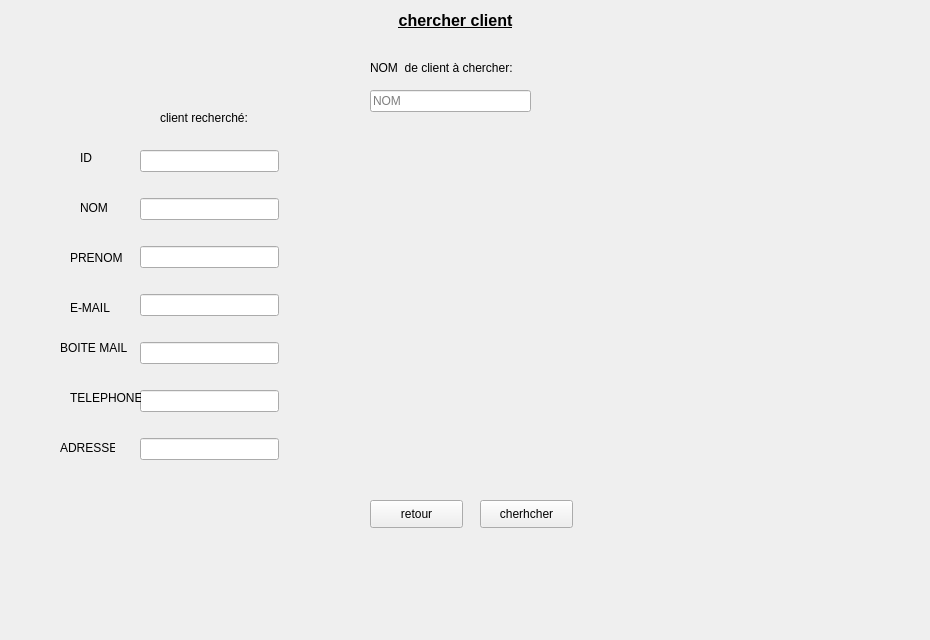
      <widget class="QWidget" name="tab_4">
       <attribute name="title">
        <string>chercher</string>
       </attribute>
       <widget class="QLabel" name="label_14">
        <property name="geometry">
         <rect>
          <x>0</x>
          <y>-20</y>
          <width>921</width>
          <height>631</height>
         </rect>
        </property>
        <property name="text">
         <string/>
        </property>
        <property name="pixmap">
         <pixmap>../../Desktop/images qt/fond.jpg</pixmap>
        </property>
        <property name="scaledContents">
         <bool>true</bool>
        </property>
       </widget>
       <widget class="QLabel" name="label_39">
        <property name="geometry">
         <rect>
          <x>0</x>
          <y>0</y>
          <width>911</width>
          <height>41</height>
         </rect>
        </property>
        <property name="text">
         <string>&lt;html&gt;&lt;head/&gt;&lt;body&gt;&lt;p align=&quot;center&quot;&gt;&lt;span style=&quot; font-size:12pt; font-weight:600; text-decoration: underline;&quot;&gt;chercher client&lt;/span&gt;&lt;/p&gt;&lt;/body&gt;&lt;/html&gt;</string>
        </property>
       </widget>
       <widget class="QPushButton" name="retour_5">
        <property name="geometry">
         <rect>
          <x>370</x>
          <y>500</y>
          <width>93</width>
          <height>28</height>
         </rect>
        </property>
        <property name="text">
         <string>retour</string>
        </property>
       </widget>
       <widget class="QLabel" name="label_46">
        <property name="geometry">
         <rect>
          <x>370</x>
          <y>60</y>
          <width>161</width>
          <height>16</height>
         </rect>
        </property>
        <property name="text">
         <string>NOM  de client à chercher:</string>
        </property>
       </widget>
       <widget class="QLineEdit" name="tochercher">
        <property name="geometry">
         <rect>
          <x>370</x>
          <y>90</y>
          <width>161</width>
          <height>22</height>
         </rect>
        </property>
        <property name="placeholderText">
         <string>NOM</string>
        </property>
       </widget>
       <widget class="QPushButton" name="chercher">
        <property name="geometry">
         <rect>
          <x>480</x>
          <y>500</y>
          <width>93</width>
          <height>28</height>
         </rect>
        </property>
        <property name="text">
         <string>cherhcher</string>
        </property>
       </widget>
       <widget class="QWidget" name="layoutWidget">
        <property name="geometry">
         <rect>
          <x>140</x>
          <y>130</y>
          <width>139</width>
          <height>351</height>
         </rect>
        </property>
        <layout class="QVBoxLayout" name="verticalLayout">
         <item>
          <widget class="QLineEdit" name="tochercher0">
           <property name="dragEnabled">
            <bool>true</bool>
           </property>
           <property name="readOnly">
            <bool>true</bool>
           </property>
          </widget>
         </item>
         <item>
          <widget class="QLineEdit" name="tochercher1">
           <property name="dragEnabled">
            <bool>true</bool>
           </property>
           <property name="readOnly">
            <bool>true</bool>
           </property>
          </widget>
         </item>
         <item>
          <widget class="QLineEdit" name="tochercher2">
           <property name="dragEnabled">
            <bool>true</bool>
           </property>
           <property name="readOnly">
            <bool>true</bool>
           </property>
          </widget>
         </item>
         <item>
          <widget class="QLineEdit" name="tochercher3">
           <property name="dragEnabled">
            <bool>true</bool>
           </property>
           <property name="readOnly">
            <bool>true</bool>
           </property>
          </widget>
         </item>
         <item>
          <widget class="QLineEdit" name="tochercher4"/>
         </item>
         <item>
          <widget class="QLineEdit" name="tochercher5"/>
         </item>
         <item>
          <widget class="QLineEdit" name="tochercher6"/>
         </item>
        </layout>
       </widget>
       <widget class="QLabel" name="label_33">
        <property name="geometry">
         <rect>
          <x>160</x>
          <y>110</y>
          <width>101</width>
          <height>16</height>
         </rect>
        </property>
        <property name="text">
         <string>client recherché:</string>
        </property>
       </widget>
       <widget class="QLabel" name="label">
        <property name="geometry">
         <rect>
          <x>80</x>
          <y>150</y>
          <width>55</width>
          <height>16</height>
         </rect>
        </property>
        <property name="text">
         <string>ID</string>
        </property>
       </widget>
       <widget class="QLabel" name="label_2">
        <property name="geometry">
         <rect>
          <x>80</x>
          <y>200</y>
          <width>55</width>
          <height>16</height>
         </rect>
        </property>
        <property name="text">
         <string>NOM</string>
        </property>
       </widget>
       <widget class="QLabel" name="label_3">
        <property name="geometry">
         <rect>
          <x>70</x>
          <y>250</y>
          <width>55</width>
          <height>16</height>
         </rect>
        </property>
        <property name="text">
         <string>PRENOM</string>
        </property>
       </widget>
       <widget class="QLabel" name="label_4">
        <property name="geometry">
         <rect>
          <x>70</x>
          <y>300</y>
          <width>55</width>
          <height>16</height>
         </rect>
        </property>
        <property name="text">
         <string>E-MAIL</string>
        </property>
       </widget>
       <widget class="QLabel" name="label_5">
        <property name="geometry">
         <rect>
          <x>60</x>
          <y>340</y>
          <width>81</width>
          <height>16</height>
         </rect>
        </property>
        <property name="text">
         <string>BOITE MAIL</string>
        </property>
       </widget>
       <widget class="QLabel" name="label_6">
        <property name="geometry">
         <rect>
          <x>70</x>
          <y>390</y>
          <width>71</width>
          <height>16</height>
         </rect>
        </property>
        <property name="text">
         <string>TELEPHONE</string>
        </property>
       </widget>
       <widget class="QLabel" name="label_7">
        <property name="geometry">
         <rect>
          <x>60</x>
          <y>440</y>
          <width>55</width>
          <height>16</height>
         </rect>
        </property>
        <property name="text">
         <string>ADRESSE</string>
        </property>
       </widget>
      </widget>
